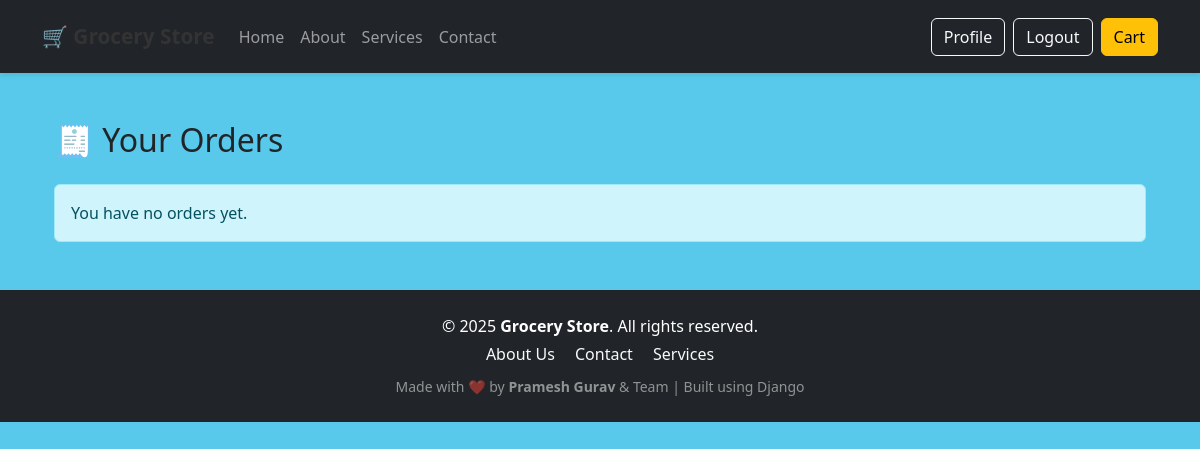
The app's page /your-orders/ (signed in), older data.
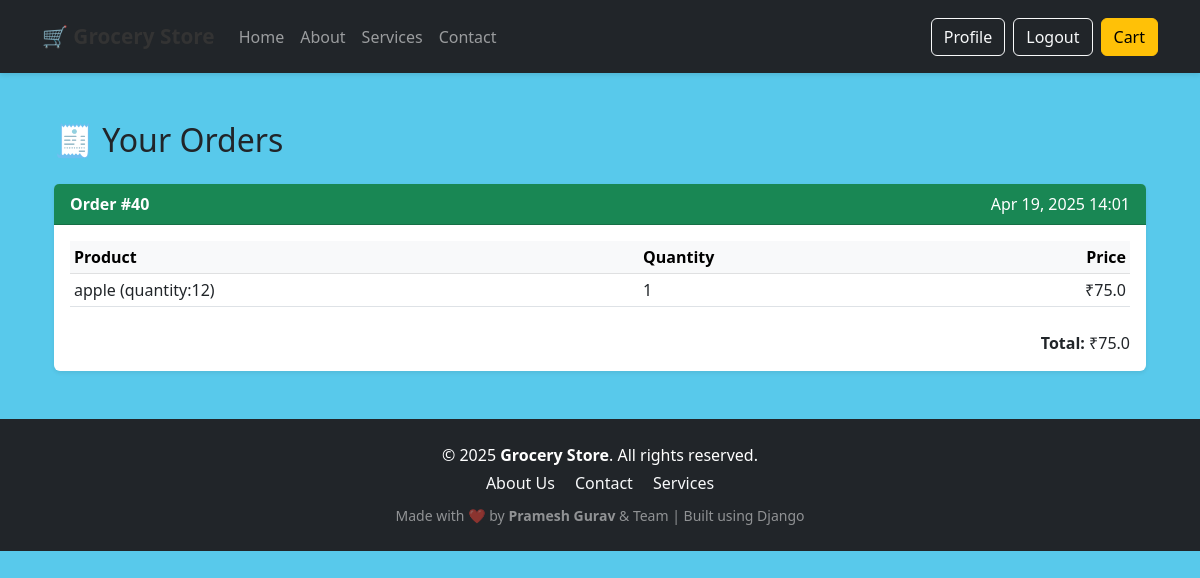
The same page, newer data.
### store/models.py (models this page shows, shortened)
class Order(models.Model):
    user = models.ForeignKey(User, on_delete=models.CASCADE)
    created_at = models.DateTimeField(auto_now_add=True)
    def total_price(self):
        return sum(item.total_price() for item in self.items.all())

class OrderItem(models.Model):
    order = models.ForeignKey(Order, related_name='items', on_delete=models.CASCADE)
    product = models.ForeignKey(Product, on_delete=models.CASCADE)
    quantity = models.PositiveIntegerField()
    def total_price(self):
        return self.product.price * self.quantity

class Product(models.Model):
    title = models.CharField(max_length=255)
    category = models.ForeignKey(Category, on_delete=models.CASCADE)
    description = models.TextField()
    price = models.FloatField()
    image = models.ImageField(upload_to='products/')

### store/views.py (the view)
# urls.py: path('your-orders/', views.your_orders, name='your_orders'),
@login_required
def your_orders(request):
    orders = Order.objects.filter(user=request.user).order_by('-created_at')
    return render(request, 'store/your_orders.html', {'orders': orders})

### store/templates/store/your_orders.html
{% extends 'store/base.html' %}
{% block content %}
<div class="container mt-5">
    <h2 class="mb-4">🧾 Your Orders</h2>
    {% if orders %}
        {% for order in orders %}
            <div class="card mb-4 shadow-sm">
                <div class="card-header bg-success text-white d-flex justify-content-between">
                    <strong>Order #{{ order.id }}</strong>
                    <span>{{ order.created_at|date:"M d, Y H:i" }}</span>
                </div>
                <div class="card-body">
                    <div class="table-responsive">
                        <table class="table table-sm align-middle">
                            <thead class="table-light">
                                <tr>
                                    <th>Product</th>
                                    <th>Quantity</th>
                                    <th class="text-end">Price</th>
                                </tr>
                            </thead>
                            <tbody>
                                {% for item in order.items.all %}
                                    <tr>
                                        <td>{{ item.product.title }}</td>
                                        <td>{{ item.quantity }}</td>
                                        <td class="text-end">₹{{ item.total_price }}</td>
                                    </tr>
                                {% endfor %}
                            </tbody>
                        </table>
                    </div>
                    <div class="text-end mt-2">
                        <strong>Total:</strong> ₹{{ order.total_price }}
                    </div>
                </div>
            </div>
        {% endfor %}
    {% else %}
        <div class="alert alert-info">You have no orders yet.</div>
    {% endif %}
</div>
{% endblock %}

Row changes from the older to the newer data that the page shows:
added Order: id "40", created_at "Apr 19, 2025 14:01", total_price "75.0"
added OrderItem: product "apple (quantity:12)", quantity "1", total_price "75.0"
Text that changed along with them:
text no longer shown: "You have no orders yet."
